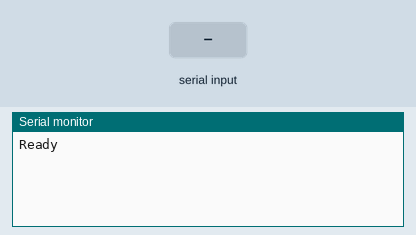
Simulated run of this sketch. Board: Arduino Uno, built with avr-gcc and run on an emulated ATmega328P. Parts: the last lines printed to the serial monitor. Inputs (shaded band) come from the test bench. The modem accepts every AT command (registered, SIM ready, sends succeed) and sends nothing else.

Above: at 4.1 s.
4.2 s: "ATA\n" received over Serial
At 4.8 s:
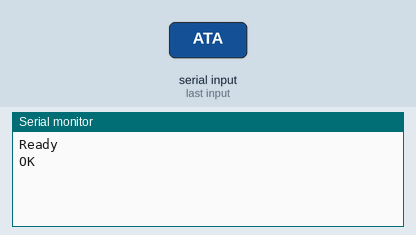
5.7 s: "ATA\n" received over the second serial link
At 6.2 s:
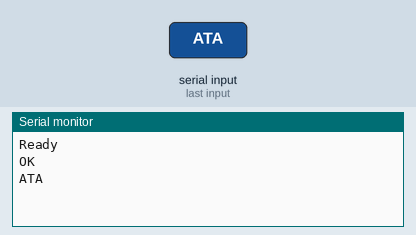
7.2 s: "1\n" received over the second serial link
At 8.5 s:
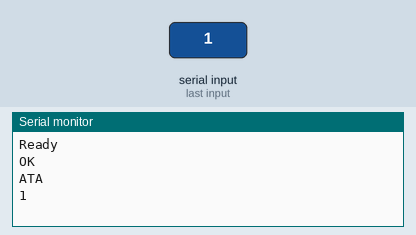

Measured:
- after the input at 4.2 s, the serial monitor: prints a new line at once (image 1)
- after the input at 5.7 s, the serial monitor: prints a new line at once (image 2)
- after the input at 7.2 s, the serial monitor: prints a new line at once (image 3)

The sketch:

ardiuno_modem_with_python.ino.ino
```cpp
#include <SoftwareSerial.h>

SoftwareSerial sim800(3, 2); // RX, TX
String inputString = "";

void setup() {
  Serial.begin(4800);      // ارتباط با پایتون
  sim800.begin(4800);      // ارتباط با SIM800
  delay(2000);

  Serial.println("Ready");
  String command = Serial.readStringUntil('\n');
  Serial.println(command);
}

void loop() {

  // خواندن فرمان از پایتون
  if (Serial.available()) {
    String command = Serial.readStringUntil('\n');
    command.trim();
    if (command == "ATA") {
      sim800.println("ATA");
    }
  }

  if (sim800.available()) {
    String response = sim800.readStringUntil('\n');
    Serial.println(response);
  }


  // بازتاب پاسخ ماژول SIM800
  // if (sim800.available()) {
  //   String response = sim800.readStringUntil('\n');
  //   response.trim();
  //   if (response.length() > 0)
  //     Serial.println(response);
  // }
}

void processCommand(String cmd) {
  // مثال: SMS:09123456789:سلام
  int sep = cmd.indexOf(':', 4);
  if (sep != -1) {
    String number = cmd.substring(4, sep);
    String message = cmd.substring(sep + 1);
    sendSMS(number, message);
  }
}

void sendSMS(String number, String message) {
  sim800.println("AT+CMGF=1"); delay(500);
  sim800.print("AT+CMGS=\""); sim800.print(number); sim800.println("\"");
  delay(500);
  sim800.print(message);
  delay(500);
  sim800.write(26);  // Ctrl+Z
  delay(2000);
  Serial.println("SMS Sent.");
}
```
